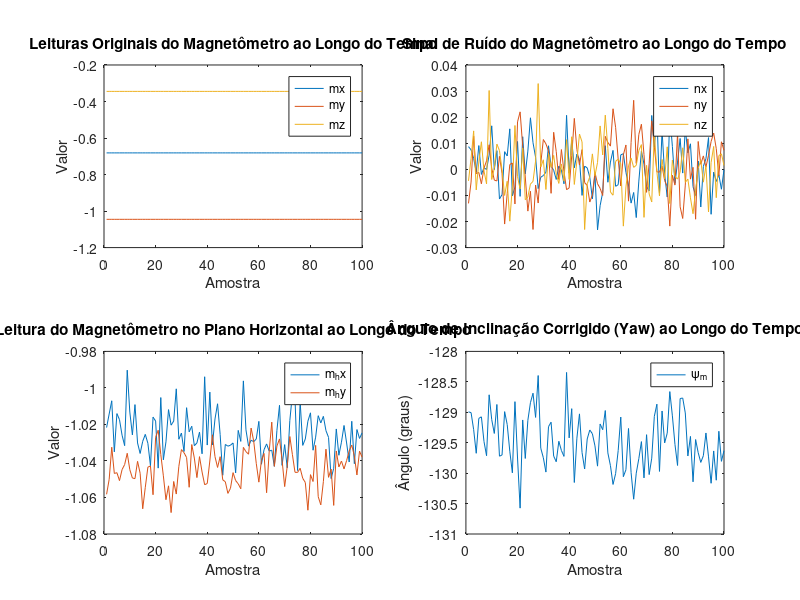

Here is the MATLAB script that generated this plot: (Note: this script raises an error after producing the figure.)
%Esse código fornece a medida em graus do ângulo entre a frente do drone e 
%o norte magnético, baseando-se nas medidas do campo magnético da Terra 
%nos eixos x,y e z do corpo do drone e na medida declínio local, sendo esse
%o angulo entre o norte real e o norte magnético. Mantendo a leitura do
%magnetômetro constante, para cada instante de tempo é adicionado um ruído
%à medição, podemos ver a inflência do ruído no angulo de yaw do drone.

% Parâmetros do magnetômetro
num_amostras = 100; % Número de amostras/tempo
MAG = randn(3, 1); % Leitura constante do magnetômetro (Earth's magnetic field)
MAG = repmat(MAG, 1, num_amostras); % Repetir a leitura constante ao longo do tempo
nMAG = 0.01 * randn(3, num_amostras); % Sinal de ruído do magnetômetro ao longo do tempo

% Transformação para o plano horizontal
roll = deg2rad(0); % Ângulo de inclinação (roll) em radianos
pitch = deg2rad(0); % Ângulo de inclinação (pitch) em radianos

% Calcular a matriz de rotação R (agora 2x3)
R = [cos(roll) sin(roll)*sin(pitch) cos(pitch);
    0 cos(pitch) -sin(pitch)];

% Inicializar vetores para armazenar resultados ao longo do tempo
mh_evolution = zeros(2, num_amostras);
psi_m_evolution = zeros(1, num_amostras);

% Calcular a evolução das leituras do magnetômetro e ângulos ao longo do tempo
for t = 1:num_amostras
    % Calcular as leituras no plano horizontal
    mh_evolution(:, t) = R * (MAG(:, 1) + nMAG(:, t));

    % Calcular o ângulo de inclinação corrigido
    psi_declination = deg2rad(5); % Declinação local em radianos
    psi_m_evolution(t) = atan2(mh_evolution(2, t), mh_evolution(1, t)) + psi_declination;

    % Exibir os valores no console
    fprintf('Amostra %d: m_hx = %.4f, m_hy = %.4f, psi = %.4f\n', t, mh_evolution(1, t), mh_evolution(2, t), rad2deg(psi_m_evolution(t)));
end

% Plotar a evolução ao longo do tempo
figure;

% Plotar as leituras originais do magnetômetro ao longo do tempo
subplot(2, 2, 1);
plot(1:num_amostras, MAG(1:3, 1) * ones(1, num_amostras));
title('Leituras Originais do Magnetômetro ao Longo do Tempo');
xlabel('Amostra');
ylabel('Valor');
legend('mx', 'my', 'mz');

% Plotar o sinal de ruído do magnetômetro ao longo do tempo
subplot(2, 2, 2);
plot(1:num_amostras, nMAG');
title('Sinal de Ruído do Magnetômetro ao Longo do Tempo');
xlabel('Amostra');
ylabel('Valor');
legend('nx', 'ny', 'nz');

% Plotar a evolução da leitura no plano horizontal ao longo do tempo
subplot(2, 2, 3);
plot(1:num_amostras, mh_evolution');
title('Leitura do Magnetômetro no Plano Horizontal ao Longo do Tempo');
xlabel('Amostra');
ylabel('Valor');
legend('m_hx', 'm_hy');

% Plotar a evolução do ângulo de inclinação corrigido ao longo do tempo
subplot(2, 2, 4);
plot(1:num_amostras, rad2deg(psi_m_evolution));
title('Ângulo de Inclinação Corrigido (Yaw) ao Longo do Tempo');
xlabel('Amostra');
ylabel('Ângulo (graus)');
legend('\psi_m');

% Ajustar o layout
sgtitle('Evolução do Sistema ao Longo do Tempo');
